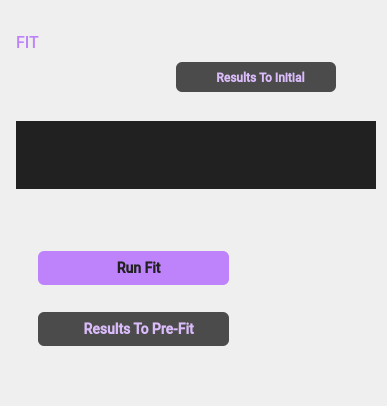
         <widget class="QWidget" name="fitWidget">
          <property name="sizePolicy">
           <sizepolicy hsizetype="Preferred" vsizetype="Expanding">
            <horstretch>0</horstretch>
            <verstretch>0</verstretch>
           </sizepolicy>
          </property>
          <property name="autoFillBackground">
           <bool>false</bool>
          </property>
          <layout class="QVBoxLayout" name="verticalLayout_15">
           <item>
            <widget class="QFrame" name="frame_fit">
             <property name="sizePolicy">
              <sizepolicy hsizetype="Preferred" vsizetype="Preferred">
               <horstretch>0</horstretch>
               <verstretch>0</verstretch>
              </sizepolicy>
             </property>
             <property name="frameShape">
              <enum>QFrame::NoFrame</enum>
             </property>
             <property name="frameShadow">
              <enum>QFrame::Plain</enum>
             </property>
             <layout class="QVBoxLayout" name="verticalLayout_8">
              <property name="spacing">
               <number>0</number>
              </property>
              <property name="leftMargin">
               <number>5</number>
              </property>
              <property name="topMargin">
               <number>20</number>
              </property>
              <property name="rightMargin">
               <number>0</number>
              </property>
              <property name="bottomMargin">
               <number>0</number>
              </property>
              <item>
               <widget class="QWidget" name="fitTitleWidget" native="true">
                <layout class="QHBoxLayout" name="horizontalLayout_5">
                 <property name="spacing">
                  <number>0</number>
                 </property>
                 <property name="leftMargin">
                  <number>0</number>
                 </property>
                 <property name="topMargin">
                  <number>0</number>
                 </property>
                 <property name="rightMargin">
                  <number>0</number>
                 </property>
                 <property name="bottomMargin">
                  <number>0</number>
                 </property>
                 <item>
                  <widget class="QLabel" name="fitLabel">
                   <property name="sizePolicy">
                    <sizepolicy hsizetype="Preferred" vsizetype="Fixed">
                     <horstretch>0</horstretch>
                     <verstretch>0</verstretch>
                    </sizepolicy>
                   </property>
                   <property name="minimumSize">
                    <size>
                     <width>0</width>
                     <height>23</height>
                    </size>
                   </property>
                   <property name="maximumSize">
                    <size>
                     <width>16777215</width>
                     <height>16777215</height>
                    </size>
                   </property>
                   <property name="font">
                    <font>
                     <family>Roboto Medium</family>
                     <pointsize>-1</pointsize>
                     <fontweight>Light</fontweight>
                    </font>
                   </property>
                   <property name="styleSheet">
                    <string notr="true">color: rgb(190, 130, 250);
font-size: 16px;
</string>
                   </property>
                   <property name="frameShape">
                    <enum>QFrame::NoFrame</enum>
                   </property>
                   <property name="text">
                    <string>FIT</string>
                   </property>
                   <property name="alignment">
                    <set>Qt::AlignLeading|Qt::AlignLeft|Qt::AlignVCenter</set>
                   </property>
                  </widget>
                 </item>
                 <item>
                  <widget class="QPushButton" name="fitHelpPushButton">
                   <property name="styleSheet">
                    <string notr="true">QPushButton {
    border: none;
    background: none;
}</string>
                   </property>
                   <property name="text">
                    <string/>
                   </property>
                   <property name="icon">
                    <iconset resource="resources.qrc">
                     <normaloff>:/icons/svg/question-circle.svg</normaloff>:/icons/svg/question-circle.svg</iconset>
                   </property>
                   <property name="iconSize">
                    <size>
                     <width>23</width>
                     <height>23</height>
                    </size>
                   </property>
                  </widget>
                 </item>
                 <item>
                  <spacer name="horizontalSpacer_5">
                   <property name="orientation">
                    <enum>Qt::Horizontal</enum>
                   </property>
                   <property name="sizeHint" stdset="0">
                    <size>
                     <width>200</width>
                     <height>20</height>
                    </size>
                   </property>
                  </spacer>
                 </item>
                </layout>
               </widget>
              </item>
              <item>
               <widget class="QWidget" name="widget_13" native="true">
                <layout class="QHBoxLayout" name="horizontalLayout_18">
                 <property name="spacing">
                  <number>0</number>
                 </property>
                 <property name="leftMargin">
                  <number>0</number>
                 </property>
                 <property name="topMargin">
                  <number>0</number>
                 </property>
                 <property name="rightMargin">
                  <number>0</number>
                 </property>
                 <property name="bottomMargin">
                  <number>0</number>
                 </property>
                 <item>
                  <spacer name="horizontalSpacer_27">
                   <property name="orientation">
                    <enum>Qt::Horizontal</enum>
                   </property>
                   <property name="sizeType">
                    <enum>QSizePolicy::Fixed</enum>
                   </property>
                   <property name="sizeHint" stdset="0">
                    <size>
                     <width>160</width>
                     <height>47</height>
                    </size>
                   </property>
                  </spacer>
                 </item>
                 <item>
                  <widget class="QPushButton" name="pushButton_2">
                   <property name="sizePolicy">
                    <sizepolicy hsizetype="Fixed" vsizetype="Fixed">
                     <horstretch>0</horstretch>
                     <verstretch>0</verstretch>
                    </sizepolicy>
                   </property>
                   <property name="minimumSize">
                    <size>
                     <width>160</width>
                     <height>30</height>
                    </size>
                   </property>
                   <property name="font">
                    <font>
                     <family>Roboto Medium</family>
                     <bold>true</bold>
                    </font>
                   </property>
                   <property name="toolTip">
                    <string>Load the current value to the initial value</string>
                   </property>
                   <property name="styleSheet">
                    <string notr="true">QPushButton {
color: #DBBCFB;
background-color: #4B4B4B;
border-radius: 6px;
}

QPushButton:pressed {
color: #A08CB5;
background-color: #353535;
icon: url(:/icons/svg/copy-pressed.svg);
}</string>
                   </property>
                   <property name="text">
                    <string>   Results To Initial</string>
                   </property>
                   <property name="icon">
                    <iconset resource="resources.qrc">
                     <normaloff>:/icons/svg/copy.svg</normaloff>:/icons/svg/copy.svg</iconset>
                   </property>
                  </widget>
                 </item>
                 <item>
                  <spacer name="horizontalSpacer_28">
                   <property name="orientation">
                    <enum>Qt::Horizontal</enum>
                   </property>
                   <property name="sizeHint" stdset="0">
                    <size>
                     <width>40</width>
                     <height>20</height>
                    </size>
                   </property>
                  </spacer>
                 </item>
                </layout>
               </widget>
              </item>
              <item>
               <widget class="QWidget" name="widget_12" native="true">
                <layout class="QHBoxLayout" name="horizontalLayout_8">
                 <property name="spacing">
                  <number>0</number>
                 </property>
                 <property name="leftMargin">
                  <number>0</number>
                 </property>
                 <property name="topMargin">
                  <number>0</number>
                 </property>
                 <property name="rightMargin">
                  <number>0</number>
                 </property>
                 <property name="bottomMargin">
                  <number>0</number>
                 </property>
                 <item>
                  <spacer name="horizontalSpacer_25">
                   <property name="orientation">
                    <enum>Qt::Horizontal</enum>
                   </property>
                   <property name="sizeType">
                    <enum>QSizePolicy::Fixed</enum>
                   </property>
                   <property name="sizeHint" stdset="0">
                    <size>
                     <width>130</width>
                     <height>20</height>
                    </size>
                   </property>
                  </spacer>
                 </item>
                 <item>
                  <widget class="QLabel" name="label_7">
                   <property name="font">
                    <font>
                     <family>Roboto Medium</family>
                     <pointsize>-1</pointsize>
                    </font>
                   </property>
                   <property name="text">
                    <string/>
                   </property>
                   <property name="pixmap">
                    <pixmap resource="resources.qrc">:/images/result-to-initial-arrow.svg</pixmap>
                   </property>
                   <property name="scaledContents">
                    <bool>false</bool>
                   </property>
                  </widget>
                 </item>
                 <item>
                  <spacer name="horizontalSpacer_26">
                   <property name="orientation">
                    <enum>Qt::Horizontal</enum>
                   </property>
                   <property name="sizeHint" stdset="0">
                    <size>
                     <width>40</width>
                     <height>20</height>
                    </size>
                   </property>
                  </spacer>
                 </item>
                </layout>
               </widget>
              </item>
              <item>
               <widget class="QScrollArea" name="fitScrollArea">
                <property name="styleSheet">
                 <string notr="true">background-color: rgb(33,33,33);</string>
                </property>
                <property name="frameShape">
                 <enum>QFrame::NoFrame</enum>
                </property>
                <property name="frameShadow">
                 <enum>QFrame::Plain</enum>
                </property>
                <property name="widgetResizable">
                 <bool>true</bool>
                </property>
                <widget class="QWidget" name="fitScrollAreaWidget">
                 <property name="geometry">
                  <rect>
                   <x>0</x>
                   <y>0</y>
                   <width>100</width>
                   <height>30</height>
                  </rect>
                 </property>
                 <layout class="QVBoxLayout" name="verticalLayout_4">
                  <property name="leftMargin">
                   <number>0</number>
                  </property>
                  <property name="topMargin">
                   <number>0</number>
                  </property>
                  <property name="rightMargin">
                   <number>0</number>
                  </property>
                  <property name="bottomMargin">
                   <number>0</number>
                  </property>
                 </layout>
                </widget>
               </widget>
              </item>
             </layout>
            </widget>
           </item>
           <item>
            <widget class="QFrame" name="frame_6">
             <property name="sizePolicy">
              <sizepolicy hsizetype="Preferred" vsizetype="Fixed">
               <horstretch>0</horstretch>
               <verstretch>0</verstretch>
              </sizepolicy>
             </property>
             <property name="minimumSize">
              <size>
               <width>0</width>
               <height>200</height>
              </size>
             </property>
             <property name="maximumSize">
              <size>
               <width>16777215</width>
               <height>200</height>
              </size>
             </property>
             <property name="frameShape">
              <enum>QFrame::NoFrame</enum>
             </property>
             <property name="frameShadow">
              <enum>QFrame::Raised</enum>
             </property>
             <layout class="QGridLayout" name="gridLayout_12">
              <property name="leftMargin">
               <number>0</number>
              </property>
              <property name="topMargin">
               <number>0</number>
              </property>
              <property name="rightMargin">
               <number>0</number>
              </property>
              <property name="bottomMargin">
               <number>0</number>
              </property>
              <property name="spacing">
               <number>0</number>
              </property>
              <item row="3" column="1">
               <widget class="QPushButton" name="exportToPrefitButton">
                <property name="sizePolicy">
                 <sizepolicy hsizetype="Fixed" vsizetype="Fixed">
                  <horstretch>0</horstretch>
                  <verstretch>0</verstretch>
                 </sizepolicy>
                </property>
                <property name="minimumSize">
                 <size>
                  <width>191</width>
                  <height>34</height>
                 </size>
                </property>
                <property name="maximumSize">
                 <size>
                  <width>191</width>
                  <height>34</height>
                 </size>
                </property>
                <property name="font">
                 <font>
                  <family>Roboto Medium</family>
                  <pointsize>-1</pointsize>
                  <bold>true</bold>
                 </font>
                </property>
                <property name="toolTip">
                 <string>Load the fitted parameters to the pre-fit section</string>
                </property>
                <property name="styleSheet">
                 <string notr="true">QPushButton {
color: #DBBCFB;
background-color: #4B4B4B;
border-radius: 6px;
font-size: 14px;
}

QPushButton:pressed {
color: #A08CB5;
background-color: #353535;
icon: url(:/icons/svg/copy-pressed.svg);
}</string>
                </property>
                <property name="text">
                 <string>   Results To Pre-Fit</string>
                </property>
                <property name="icon">
                 <iconset resource="resources.qrc">
                  <normaloff>:/icons/svg/copy.svg</normaloff>:/icons/svg/copy.svg</iconset>
                </property>
               </widget>
              </item>
              <item row="0" column="1">
               <spacer name="verticalSpacer_12">
                <property name="orientation">
                 <enum>Qt::Vertical</enum>
                </property>
                <property name="sizeHint" stdset="0">
                 <size>
                  <width>20</width>
                  <height>40</height>
                 </size>
                </property>
               </spacer>
              </item>
              <item row="4" column="1">
               <spacer name="verticalSpacer_11">
                <property name="orientation">
                 <enum>Qt::Vertical</enum>
                </property>
                <property name="sizeType">
                 <enum>QSizePolicy::Fixed</enum>
                </property>
                <property name="sizeHint" stdset="0">
                 <size>
                  <width>20</width>
                  <height>49</height>
                 </size>
                </property>
               </spacer>
              </item>
              <item row="3" column="0">
               <spacer name="horizontalSpacer_16">
                <property name="orientation">
                 <enum>Qt::Horizontal</enum>
                </property>
                <property name="sizeType">
                 <enum>QSizePolicy::Fixed</enum>
                </property>
                <property name="sizeHint" stdset="0">
                 <size>
                  <width>27</width>
                  <height>20</height>
                 </size>
                </property>
               </spacer>
              </item>
              <item row="1" column="1">
               <widget class="QPushButton" name="fitButton">
                <property name="sizePolicy">
                 <sizepolicy hsizetype="Fixed" vsizetype="Fixed">
                  <horstretch>0</horstretch>
                  <verstretch>0</verstretch>
                 </sizepolicy>
                </property>
                <property name="minimumSize">
                 <size>
                  <width>191</width>
                  <height>34</height>
                 </size>
                </property>
                <property name="maximumSize">
                 <size>
                  <width>191</width>
                  <height>34</height>
                 </size>
                </property>
                <property name="font">
                 <font>
                  <family>Roboto Medium</family>
                  <pointsize>-1</pointsize>
                  <bold>true</bold>
                 </font>
                </property>
                <property name="styleSheet">
                 <string notr="true">QPushButton{
color: #212121;
background-color: #BE82FA;
border-radius: 6px;
font-size: 14px;
}

QPushButton:pressed{
background-color: #9163BF;
}</string>
                </property>
                <property name="text">
                 <string>   Run Fit</string>
                </property>
                <property name="icon">
                 <iconset resource="resources.qrc">
                  <normaloff>:/icons/svg/play.svg</normaloff>:/icons/svg/play.svg</iconset>
                </property>
                <property name="iconSize">
                 <size>
                  <width>20</width>
                  <height>20</height>
                 </size>
                </property>
               </widget>
              </item>
              <item row="1" column="2">
               <spacer name="horizontalSpacer_15">
                <property name="orientation">
                 <enum>Qt::Horizontal</enum>
                </property>
                <property name="sizeHint" stdset="0">
                 <size>
                  <width>40</width>
                  <height>20</height>
                 </size>
                </property>
               </spacer>
              </item>
              <item row="2" column="1">
               <spacer name="verticalSpacer_13">
                <property name="orientation">
                 <enum>Qt::Vertical</enum>
                </property>
                <property name="sizeType">
                 <enum>QSizePolicy::Fixed</enum>
                </property>
                <property name="sizeHint" stdset="0">
                 <size>
                  <width>20</width>
                  <height>27</height>
                 </size>
                </property>
               </spacer>
              </item>
             </layout>
            </widget>
           </item>
          </layout>
         </widget>
